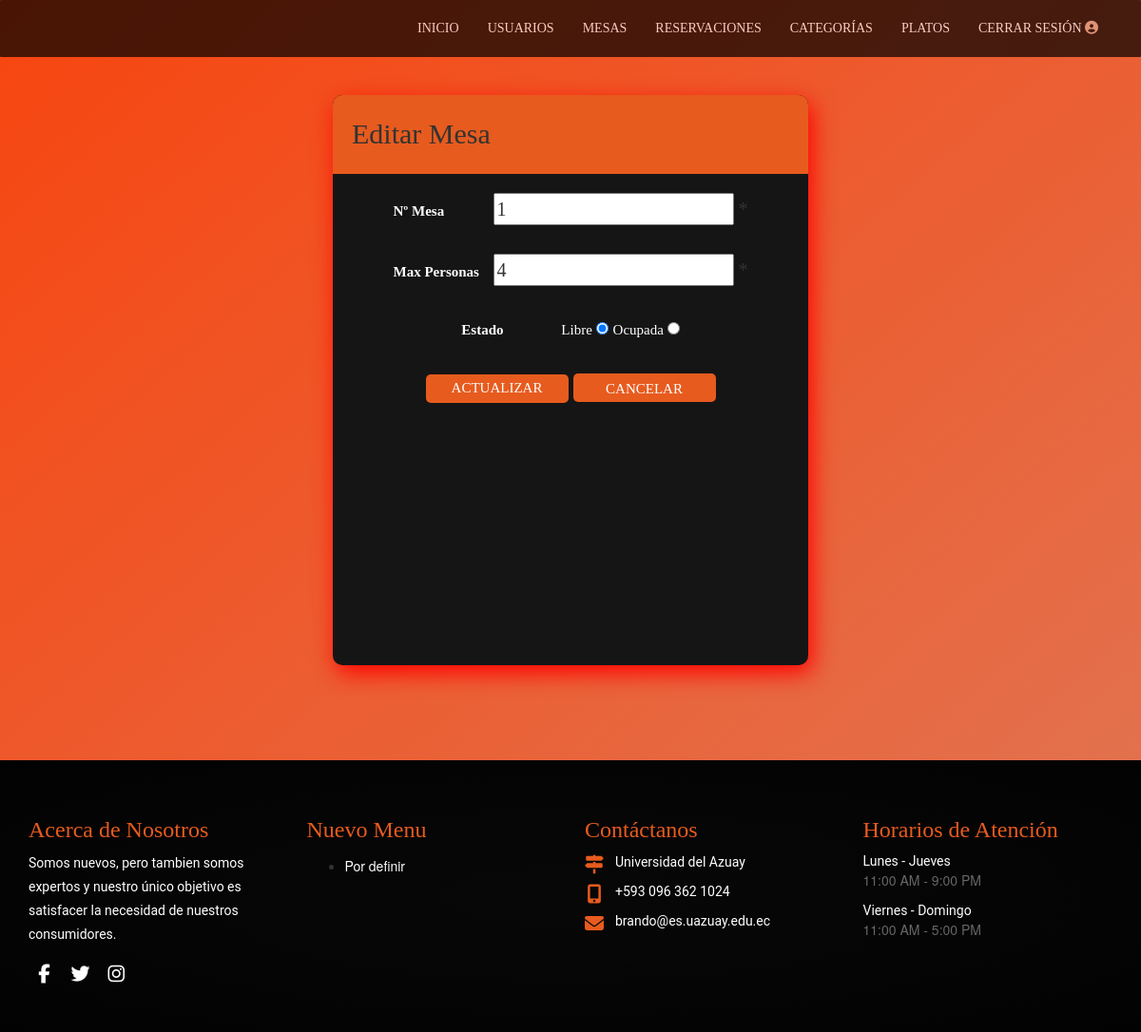
The page /html/administrador/editar_mesa.php?id=4 on the database its author committed.
### tables this page shows
CREATE TABLE `mesas` (
  `id_mesa` int NOT NULL,
  `numero_mesa` int NOT NULL,
  `personas_mesa` int NOT NULL,
  `estado_mesa` varchar(64) NOT NULL DEFAULT 'Libre'
);

### php/controlador/formularios.controlador.php (called while the page is built, shortened)
<?php
    class ControladorFormularios{
        static public function ctrSelectMesasId($valor){
            if(isset($valor)){
                $tabla = "mesas";
                $respuesta = ModeloFormularios::mdlSelectMesasId($tabla, $valor);
                return $respuesta;
            }
        }
    }
?>

### php/modelos/conexion.php (called while the page is built)
<?php
    class Conexion{
        static public function conectar(){
            $link = new PDO("mysql:host=localhost;dbname=restaurante","root","");
            $link -> exec("set names utf8");
            return $link;
        }
    }
?>

### php/modelos/formularios.modelo.php (called while the page is built, shortened)
<?php
    class ModeloFormularios{
        static public function mdlSelectUsers($tabla,$tabla2){
            require_once "../../php/modelos/conexion.php";
            $stmt = Conexion::conectar() -> prepare("SELECT * FROM $tabla INNER JOIN $tabla2 ON id_rol_fk=id_rol and status_usuario = 1 ORDER BY id_usuario");
            $stmt -> execute();
            $num = $stmt->rowCount();
            if($num > 0){
                return $stmt -> fetchAll();
            }else{
                return null;
            }
        }
        static public function mdlSelectRoles($tabla){
            require_once "../../php/modelos/conexion.php";
            $stmt = Conexion::conectar() -> prepare("SELECT * FROM $tabla");
            $stmt -> execute();
            $num = $stmt->rowCount();
            if($num > 0){
                return $stmt -> fetchAll();
            }else{
                return null;
            }
        }
        static public function mdlSelectMesasId($tabla, $valor){
            require_once "../../php/modelos/conexion.php";
            $stmt = Conexion::conectar() -> prepare("SELECT * FROM $tabla WHERE id_mesa=:id");
            $stmt -> bindParam(":id",$valor,PDO::PARAM_INT);
            if($stmt->execute()){
                return $stmt -> fetch();
            }else{
                return null;
            }
        }
    }
?>

### html/administrador/editar_mesa.php (the view, shortened to what this page needs)
<?php
    include "header.php";
?>
<?php
    $valor = $_GET["id"];
    $user = ControladorFormularios::ctrSelectMesasId($valor);
?>
<section class="editUser">
    <article class="content">
        <header class="title_edit">Editar Mesa</header>
        <div class="contenido">
            <form action="" method="POST">
                <label for="numero">Nº Mesa</label>
                <input type="number" class="req" id="numero" name="numero" value="<?php echo $user['numero_mesa']; ?>">
                <span id="asterisco1" class="nor">*</span>
                <br><br>
                <label for="personas">Max Personas</label>
                <input type="number" id="personas" name="personas" value="<?php echo $user['personas_mesa'] ?>">
                <span id="asterisco2" class="nor">*</span>
                <br><br>
                <label for="estado">Estado </label>
                <span style="color:#fff;font-size:15px;">Libre </span><input type="radio" id="personas" value="Libre" name="estado" <?php if(isset($user['estado_mesa']) && $user['estado_mesa']=="Libre") echo "checked"; ?>>
                <span style="color:#fff;font-size:15px;">Ocupada </span><input type="radio" id="personas" value="Ocupada" name="estado" <?php if(isset($user['estado_mesa'])  && $user['estado_mesa']=="Ocupada") echo "checked"; ?>>
                <br><br>
                <button class="btn_reg" type="submit" name="actualizar">Actualizar</button>
                <a class="btn a_edit_u" name="cancelar" href="../administrador/mesas.php">Cancelar</a>
            </form>
        </div>
    </article>
</section>
<?php
    include "../../html/footer.php";
?>

### css/adm_style.css (style rules this page uses)
body { background: linear-gradient(to bottom right, rgb(247, 69, 15),rgb(224, 119, 86)); background-repeat: no-repeat; background-position: center; background-size: cover; margin: 0; height: 100vh; }
header { position: absolute; margin: 0; width: 100%; }
div.contenido { position: relative; margin: 20px; display: flex; text-align: center; justify-content: center; font-family: georgia; font-size: 20px; padding-bottom: 10px; }
form label { width: 100px; color: #fff; font-size: 15px; position: relative; text-align: left; }
.btn_reg { background: #e75b1e; color: #fff; font-size: 15px; border-radius: 5px; text-transform: uppercase; width: 150px; height: 30px; border: none; }
section.editUser { display: flex; width: 100%; height: 100vh; justify-content: center; align-items: center; }
article.content { position: relative; display: flexbox; width: 500px; height: 600px; background-color: rgb(22, 21, 21); border-radius: 10px; box-shadow: 4px 8px 25px red; }
article.content header { position: relative; background: #e75b1e; padding: 20px; border-top-right-radius: 10px; border-top-left-radius: 10px; }
header.title_edit { font-family: georgia; font-size: 30px; }
a.a_edit_u { text-decoration: none; background: #e75b1e; color: #fff; font-size: 15px; border-radius: 5px; text-transform: uppercase; width: 150px; height: 30px; border: none; }

### rows shown on the page
mesas: numero "1", personas "4", estado_mesa "☑"
